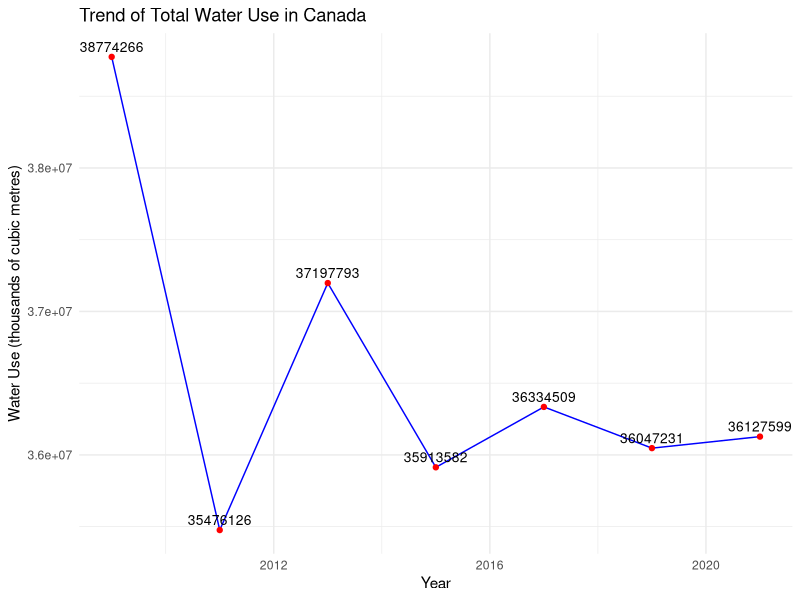

Here is the R script that generated this plot:
library(ggplot2)

# Load the dataset
file_path <- "/mnt/data/3810025001_databaseLoadingData.csv"
df <- read.csv("3810025001_databaseLoadingData.csv")

setwd("C:/Users/pankaj/OneDrive/Documents/big data 2 project")

# Filter data for total water use across all sectors
total_water_use <- subset(df, Sector == "Total, industries and households")

# Plot the data
ggplot(total_water_use, aes(x = REF_DATE, y = VALUE)) +
  geom_line(color = "blue") +
  geom_point(color = "red") +
  geom_text(aes(label = VALUE), vjust = -0.5, color = "black", size = 3.5) +
  labs(title = "Trend of Total Water Use in Canada",
       x = "Year",
       y = "Water Use (thousands of cubic metres)") +
  theme_minimal()
